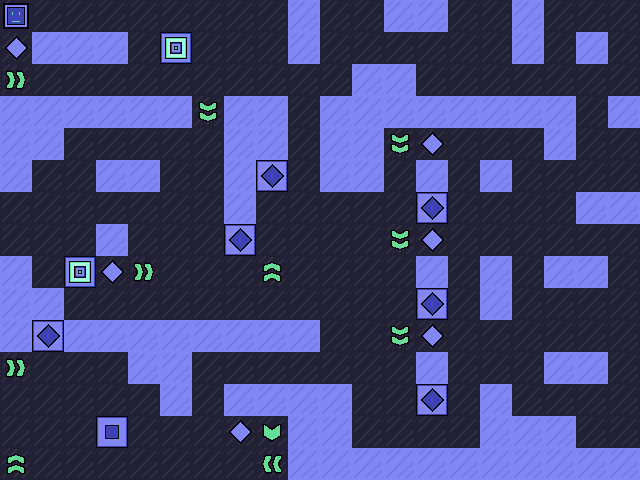

Below is a game level as drawn by its tile map, then a one-line description and the .tmx that defines it (tile-layer data replaced by summaries):
An orthogonal 20x15 tile map with 32x32 px tiles, 2 tile layers (background, entities), 2 tilesets.

<map version="1.2" tiledversion="1.3.5" orientation="orthogonal" renderorder="right-down" width="20" height="15" tilewidth="32" tileheight="32" infinite="0" nextlayerid="3" nextobjectid="1">
 <tileset firstgid="1" name="bgTiles" tilewidth="32" tileheight="32" tilecount="64" columns="8">
  <image source="../spritesheets/levelSpritesheet.png" width="256" height="256" />
  <tile id="0">
   <properties>
    <property name="parity" type="int" value="2" />
   </properties>
  </tile>
  <tile id="1">
   <properties>
    <property name="parity" type="int" value="1" />
   </properties>
  </tile>
 </tileset>
 <tileset firstgid="65" name="entityTiles" tilewidth="32" tileheight="32" tilecount="64" columns="8">
  <image source="../spritesheets/entitySpritesheet.png" width="256" height="256" />
  <tile id="0">
   <properties>
    <property name="name" value="diamond" />
    <property name="parity" type="int" value="2" />
   </properties>
  </tile>
  <tile id="1">
   <properties>
    <property name="name" value="diamond" />
    <property name="parity" type="int" value="1" />
   </properties>
  </tile>
  <tile id="4">
   <properties>
    <property name="direction" type="int" value="3" />
    <property name="name" value="boost" />
    <property name="parity" type="int" value="1" />
    <property name="power" type="int" value="1" />
   </properties>
  </tile>
  <tile id="5">
   <properties>
    <property name="direction" type="int" value="1" />
    <property name="name" value="boost" />
    <property name="parity" type="int" value="1" />
    <property name="power" type="int" value="1" />
   </properties>
  </tile>
  <tile id="6">
   <properties>
    <property name="direction" type="int" value="4" />
    <property name="name" value="boost" />
    <property name="parity" type="int" value="1" />
    <property name="power" type="int" value="20" />
   </properties>
  </tile>
  <tile id="7">
   <properties>
    <property name="direction" type="int" value="2" />
    <property name="name" value="boost" />
    <property name="parity" type="int" value="1" />
    <property name="power" type="int" value="20" />
   </properties>
  </tile>
  <tile id="8">
   <properties>
    <property name="direction" type="int" value="1" />
    <property name="name" value="player" />
    <property name="parity" type="int" value="2" />
   </properties>
  </tile>
  <tile id="9">
   <properties>
    <property name="direction" type="int" value="3" />
    <property name="name" value="player" />
    <property name="parity" type="int" value="2" />
   </properties>
  </tile>
  <tile id="10">
   <properties>
    <property name="direction" type="int" value="4" />
    <property name="name" value="player" />
    <property name="parity" type="int" value="2" />
   </properties>
  </tile>
  <tile id="11">
   <properties>
    <property name="direction" type="int" value="2" />
    <property name="name" value="player" />
    <property name="parity" type="int" value="2" />
   </properties>
  </tile>
  <tile id="12">
   <properties>
    <property name="direction" type="int" value="4" />
    <property name="name" value="boost" />
    <property name="parity" type="int" value="1" />
    <property name="power" type="int" value="1" />
   </properties>
  </tile>
  <tile id="13">
   <properties>
    <property name="direction" type="int" value="2" />
    <property name="name" value="boost" />
    <property name="parity" type="int" value="1" />
    <property name="power" type="int" value="1" />
   </properties>
  </tile>
  <tile id="14">
   <properties>
    <property name="direction" type="int" value="1" />
    <property name="name" value="boost" />
    <property name="parity" type="int" value="1" />
    <property name="power" type="int" value="20" />
   </properties>
  </tile>
  <tile id="15">
   <properties>
    <property name="direction" type="int" value="3" />
    <property name="name" value="boost" />
    <property name="parity" type="int" value="1" />
    <property name="power" type="int" value="20" />
   </properties>
  </tile>
  <tile id="16">
   <properties>
    <property name="name" value="receptor" />
    <property name="parity" type="int" value="2" />
    <property name="shape" value="player" />
   </properties>
  </tile>
  <tile id="17">
   <properties>
    <property name="name" value="receptor" />
    <property name="parity" type="int" value="2" />
    <property name="shape" value="diamond" />
   </properties>
  </tile>
  <tile id="18">
   <properties>
    <property name="name" value="portal" />
    <property name="parity" type="int" value="2" />
   </properties>
  </tile>
  <tile id="20">
   <properties>
    <property name="direction" type="int" value="3" />
    <property name="name" value="boost" />
    <property name="parity" type="int" value="2" />
    <property name="power" type="int" value="1" />
   </properties>
  </tile>
  <tile id="21">
   <properties>
    <property name="direction" type="int" value="1" />
    <property name="name" value="boost" />
    <property name="parity" type="int" value="2" />
    <property name="power" type="int" value="1" />
   </properties>
  </tile>
  <tile id="22">
   <properties>
    <property name="direction" type="int" value="4" />
    <property name="name" value="boost" />
    <property name="parity" type="int" value="2" />
    <property name="power" type="int" value="20" />
   </properties>
  </tile>
  <tile id="23">
   <properties>
    <property name="direction" type="int" value="2" />
    <property name="name" value="boost" />
    <property name="parity" type="int" value="2" />
    <property name="power" type="int" value="20" />
   </properties>
  </tile>
  <tile id="24">
   <properties>
    <property name="name" value="receptor" />
    <property name="parity" type="int" value="1" />
    <property name="shape" value="player" />
   </properties>
  </tile>
  <tile id="25">
   <properties>
    <property name="name" value="receptor" />
    <property name="parity" type="int" value="1" />
    <property name="shape" value="diamond" />
   </properties>
  </tile>
  <tile id="26">
   <properties>
    <property name="name" value="portal" />
    <property name="parity" type="int" value="1" />
   </properties>
  </tile>
  <tile id="28">
   <properties>
    <property name="direction" type="int" value="4" />
    <property name="name" value="boost" />
    <property name="parity" type="int" value="2" />
    <property name="power" type="int" value="1" />
   </properties>
  </tile>
  <tile id="29">
   <properties>
    <property name="direction" type="int" value="2" />
    <property name="name" value="boost" />
    <property name="parity" type="int" value="2" />
    <property name="power" type="int" value="1" />
   </properties>
  </tile>
  <tile id="30">
   <properties>
    <property name="direction" type="int" value="1" />
    <property name="name" value="boost" />
    <property name="parity" type="int" value="2" />
    <property name="power" type="int" value="20" />
   </properties>
  </tile>
  <tile id="31">
   <properties>
    <property name="direction" type="int" value="3" />
    <property name="name" value="boost" />
    <property name="parity" type="int" value="2" />
    <property name="power" type="int" value="20" />
   </properties>
  </tile>
 </tileset>
 <layer id="1" name="background" width="20" height="15">
  <data>[300 cells, 300 non-empty, 2 distinct tile ids]</data>
 </layer>
 <layer id="2" name="entities" width="20" height="15">
  <data>[300 cells, 27 non-empty, 10 distinct tile ids]</data>
 </layer>
</map>
